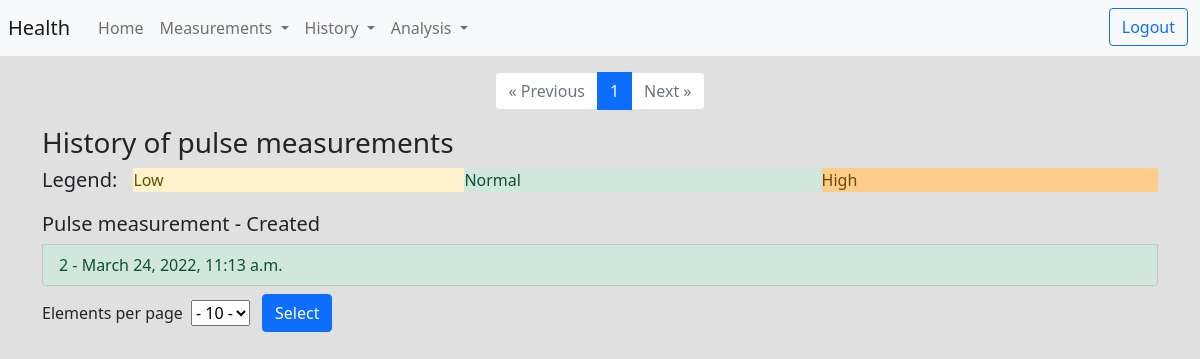
Page /history/pulse (signed in) on the earlier database version.
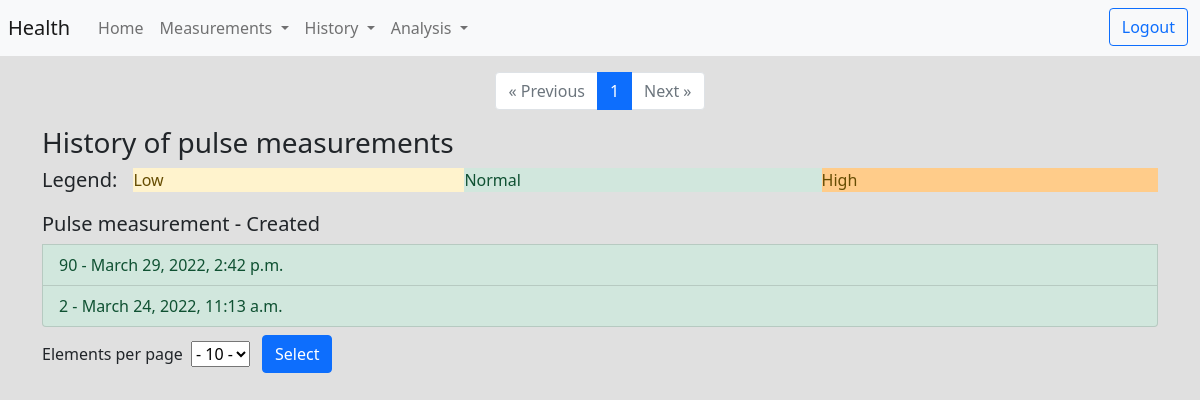
Same page on the later database version.
### measurements/models.py (models this page shows, shortened)
class Pulse(Timestamp):
  user = models.ForeignKey("auth.User", on_delete=models.CASCADE, related_name="pulse")
  pulse = models.IntegerField(blank=False, null=False)
  category = models.PositiveSmallIntegerField(default=PCategory.NORMAL)
  note = models.TextField(max_length=500, blank=True, null=True)

### history/views.py (the view)
# urls.py: path('pulse', PulseHistory, name='pulse_history'),
@login_required
def PulseHistory(request):
  user = request.user
  history = Pulse.objects.filter(user=user).order_by('-created')
  if request.method == 'POST' and request.POST.get('selected'):
      elem_on_page = int(request.POST.get('selected').strip('-'))
  if request.method == 'GET':
    try:
      elem_on_page = int(request.GET.get('elem'))
    except:
      elem_on_page = 10
  paginator = Paginator(history, elem_on_page)
  page_number = request.GET.get('page')
  page_obj = paginator.get_page(page_number)
  return render(request,
                'history/pulse.html',
                {'page_obj': page_obj,
                  'elem_on_page': elem_on_page,
                  'category': PCategory}
                )

### history/templates/history/pulse.html (shortened to what this page needs)
{% extends "base_history.html" %}
{% block in_body %}
    <div class="list-group">
      <h3>History of pulse measurements</h3>
      <div class="d-flex mb-1">
        <h5 class="me-3 my-0">Legend:</h5>
          <p class="list-group-item-warning flex-fill">Low</p>
          <p class="list-group-item-success flex-fill">Normal</p>
          <p class="list-group-item-height-warning flex-fill">High</p>
      </div>
      <h5>Pulse measurement - Created</h5>
      {% for h in page_obj %}
        {% if h.category == category.LOW %}
          <a href="{% url 'history:pulse_details' h.id %}" class="list-group-item list-group-item-warning">
        {% elif h.category == category.HIGH %}
          <a href="{% url 'history:pulse_details' h.id %}" class="list-group-item list-group-item-height-warning">
        {% else %}
          <a href="{% url 'history:pulse_details' h.id %}" class="list-group-item list-group-item-success">
        {% endif %}
            {{ h.pulse|floatformat }}  - {{ h.created }}
          </a>
      {% endfor %}
    </div>
{% endblock %}

Differences in the rows shown:
added Pulse: pulse "90", created "March 29, 2022, 2:42 p.m."
